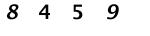
#> input picture downloads/00141.jpg, 150 x 36 px; its folder holds only this picture in this run
$ python annotate.py   (older library calls are emulated)
#> lines starting #> are read from the running program, lines starting #| are printed output that depends on the picture; after the words box and inside, x2 and y2 are one past the last pixel; in counts of white or black regions, pixels touching at a corner belong together
# This code has a bug.. It always skips all the images

from imutils import paths
import imutils
import cv2
import os

imagesPath = "downloads"
outputPath = "dataset" # where annotations are saved

# grab the image paths
imagesPaths = list(paths.list_images(imagesPath))
# initialize the dictionary of character counts
counts = {}

# loop over the image paths
for i, imagePath in enumerate(imagesPaths):
    # display an update to the user
    print("[INFO] processing image "+ str(i+1) + "/" + str(len(imagesPaths)))

    try:
        # load the image and convert it to grayscale
        image = cv2.imread(imagePath)
#> image is the input picture: shape (36, 150, 3); min 0, max 255, mean 239.8
        gray = cv2.cvtColor(image, cv2.COLOR_BGR2GRAY)
        # pad the image to ensure digits caught on the border
        # of the image are retained
        gray = cv2.copyMakeBorder(gray, 8, 8, 8, 8, cv2.BORDER_REPLICATE)
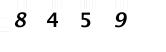
#> gray: shape (52, 166); min 0, max 255, mean 245.3

        # threshold the image to reveal the digits
        thresh = cv2.threshold(gray, 0, 255,
                                    cv2.THRESH_BINARY_INV | cv2.THRESH_OTSU)[1]
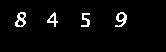
#> thresh: shape (52, 166); 3.6% white in thin lines or dots, all inside (x1, y1, x2, y2) = (15, 12, 127, 27)
        # find contours in the image, keeping only the four largest ones
        cnts = cv2.findContours(thresh.copy(), cv2.RETR_EXTERNAL,
                                    cv2.CHAIN_APPROX_SIMPLE)
#> cnts = 4 contours; box (x1, y1, x2, y2) and area: (15, 12, 26, 27) 104, (115, 12, 127, 27) 88, (47, 12, 58, 27) 60, (81, 13, 90, 27) 37
        cnts = cnts[0] if imutils.is_cv2() else cnts[1]
        cnts = sorted(cnts, key=cv2.contourArea, reverse=True)[:4]
        # loop over the contours
        for cnt in cnts:
            # compute the bounding box for the contour
            (x, y, w, h) = cv2.boundingRect(c)
            # extract the digit
            roi = gray[y - 5:y + h + 5, x - 5:x + w + 5]
            # display the character, making it larger enough for us to see
            cv2.imshow("ROI", roi)
            key = cv2.waitKey(1) & 0xFF
            if key == ord(","):
                print("[INFO] ignoring character")
                continue

            # grab the key that was pressed and construct the path
            key = char(key).upper()
            dirPath = os.path.sep.join([outputPath, key])
            # if the output directory does not exist, create it
            if not os.path.exists(dirPath):
                os.makedirs(dirPath)

            # write the labeled character to file
            count = counts.get(key, 1)
            p = os.path.sep.join([dirPath, "{}.png".format(str(count).zfill(6))])
            cv2.imwrite(p, roi)

            # increment the count for the current key
            counts[key] = count + 1

    except KeyboardInterrupt:
        print("[INFO] manually leaving script")
        break

    # an unknown error has occurred for this particular image
    except:
        print("[INFO] skipping image...")

$ run again, on downloads/00358.jpg
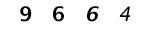
#> input picture downloads/00358.jpg, 150 x 36 px
#> image is the input picture: shape (36, 150, 3); min 0, max 255, mean 239.9
#> `gray = cv2.copyMakeBorder(gray, 8, 8, 8, 8, cv2.BORDER_REPLICATE)`:
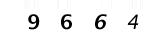
#> gray: shape (52, 166); min 0, max 255, mean 245.4
#> `thresh = cv2.threshold(gray, 0, 255, cv2.THRESH_BINARY_INV | cv2.THRES..`:
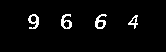
#> thresh: shape (52, 166); 3.7% white in thin lines or dots, all inside (x1, y1, x2, y2) = (28, 14, 138, 29)
#> cnts = 4 contours; box (x1, y1, x2, y2) and area: (95, 14, 107, 29) 88, (28, 14, 39, 29) 88, (61, 14, 72, 29) 87, (128, 15, 138, 29) 50

$ run again, on downloads/00448.jpg
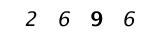
#> input picture downloads/00448.jpg, 150 x 36 px
#> image is the input picture: shape (36, 150, 3); min 0, max 255, mean 242.2
#> `gray = cv2.copyMakeBorder(gray, 8, 8, 8, 8, cv2.BORDER_REPLICATE)`:
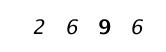
#> gray: shape (52, 166); min 0, max 255, mean 247
#> `thresh = cv2.threshold(gray, 0, 255, cv2.THRESH_BINARY_INV | cv2.THRES..`:
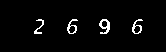
#> thresh: shape (52, 166); 3.1% white in thin lines or dots, all inside (x1, y1, x2, y2) = (34, 19, 143, 34)
#> cnts = 4 contours; box (x1, y1, x2, y2) and area: (99, 19, 110, 34) 88, (132, 19, 143, 34) 72, (67, 19, 78, 34) 72, (34, 19, 44, 34) 26
